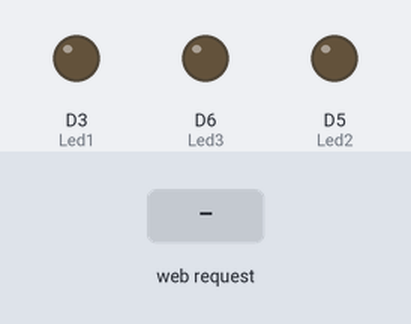
A sketch run on a simulated ESP8266 (NodeMCU). On the bench: output pins drawn as LEDs (lit = HIGH). The inputs (shaded band) are chosen by the test bench. WiFi joins after 1.5 s; servers stay silent unless stated; what the sketch prints to the serial monitor is not drawn.

Above: at 2.8 s.
2.9 s: HTTP request GET /led1 received
At 3.7 s:
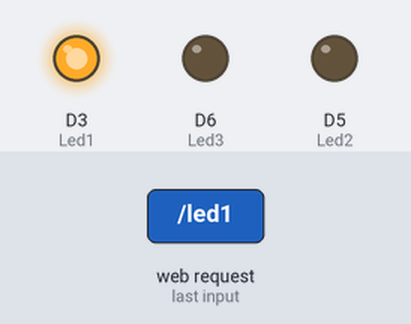
4.4 s: HTTP request GET /led2 received
At 4.8 s:
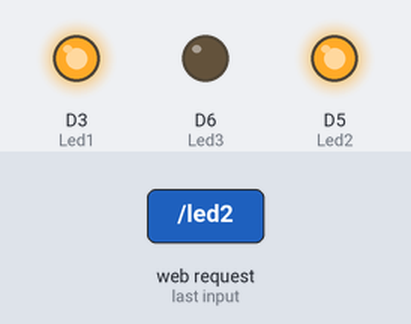
5.9 s: HTTP request GET /led3 received
At 7.1 s:
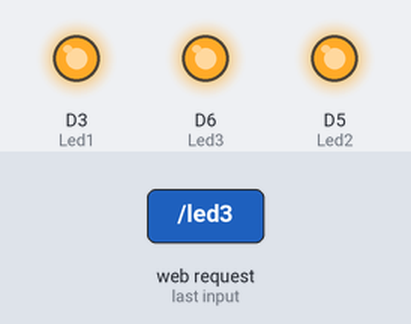
7.4 s: HTTP request GET /led1 received
At 8.3 s:
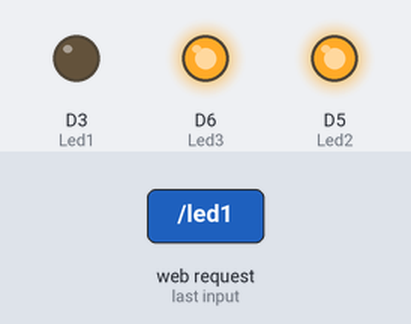
8.9 s: HTTP request GET /led2 received
At 9.4 s:
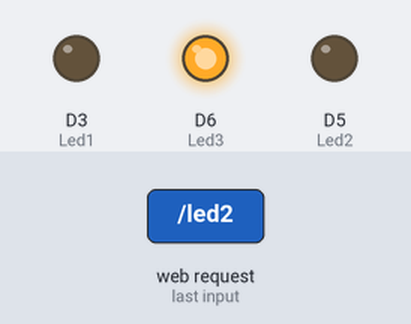
Timing chart, 0 to 11.4 s (numbered marks = the images above; inputs shaded):
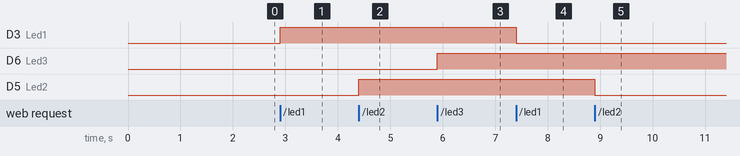

Measured:
- after the input at 2.9 s, D3 (Led1): LOW → HIGH at once
- after the input at 4.4 s, D5 (Led2): LOW → HIGH at once
- after the input at 5.9 s, D6 (Led3): LOW → HIGH at once
- after the input at 7.4 s, D3 (Led1): HIGH → LOW at once
- after the input at 8.9 s, D5 (Led2): HIGH → LOW at once

The sketch:

les3_webserver_startcode.ino
```cpp
// import the needed libraries
#include <ESP8266WiFi.h>
#include <WiFiClient.h>
#include <ESP8266WebServer.h>
ESP8266WebServer server(80); // maak een instantie van de webserver op poort 80

// LED pins
uint8_t Led1 = D3; //LED indicator
uint8_t Led2 = D5; //LED indicator
uint8_t Led3 = D6; //LED indicator

// status of each led
bool led1Status = false; //toggle led on/off
bool led2Status = false; //toggle led on/off
bool led3Status = false; //toggle led on/off

// your data
String studentName = "Damian Pietrzak 34666"; // jouw naam +  student nummer
const char* ssid = "TechLab";
const char* password = "techlabMA";

void wifiConnect(){
  WiFi.begin(ssid, password); // connect to wifi ssid with password
  while (WiFi.status() != WL_CONNECTED) {
      delay(1000); // wait 1 sec
      Serial.print("Connecting..");
      }
  //if connected
  Serial.print("\r\nConnected: SSID: ");
  Serial.print(ssid);
  Serial.print("    IP address: ");
  Serial.println(WiFi.localIP());

  server.begin();
  Serial.println("HTTP server started");
 }


void handleRoot() {
  // send text/html back to the connected client
  server.send(200, "text/html", "<h3>Groetjes van Duurzaam Huis! mijnnaam is: " + studentName +
  "<h3> <form action=\"/led1\" method=\"GET\"><input type=\"submit\" name=\"GET_LED1\" value=\"Toggle Led1\"></form> " +
  "<form action=\"/led2\" method=\"GET\"><input type=\"submit\" name=\"GET_LED2\" value=\"Toggle Led2\"></form> " +
  "<form action=\"/led3\" method=\"GET\"><input type=\"submit\" name=\"GET_LED3\" value=\"Toggle Led3\"></form> "
  );

}

// requested url not found
void handleNotFound(){
  String message = "File Not Found\n\n";
  server.send(404, "text/plain", message);
}

void setup(){
  // Setup your LED's Here!

  pinMode(Led1, OUTPUT);
  pinMode(Led2, OUTPUT);
  pinMode(Led3, OUTPUT);


  Serial.begin(115200);      //  Start de serial monitor

/*
 * Webserver functionaliteit
 *  server.on("/"
 *  server.on("/easter_egg"
 *  server.on("/led1"
 *  server.onNotFound
 */

  // server.on("/RequestedURL") activates and calls a function when a client types in this specific url
  server.on("/", handleRoot);

  server.on("/easter_egg", [](){
        server.send(200, "text/plain", "hoera dit werkt");
    });

  server.on("/led1", [](){
    if(!led1Status && !digitalRead(Led1)){
      server.send(200, "text/plain", "led1 on");
      digitalWrite(Led1, HIGH); // led 1 on
      led1Status = true;
    } else{
          server.send(200, "text/plain", "led1 off");
      digitalWrite(Led1, LOW); // led 1 off
      led1Status = false;
    }
  });

  server.on("/led2", [](){
    if(!led2Status && !digitalRead(Led2)){
      server.send(200, "text/plain", "led2 on");
      digitalWrite(Led2, HIGH); // led 2 on
      led2Status = true;
    } else{
          server.send(200, "text/plain", "led2 off");
      digitalWrite(Led2, LOW); // led 2 off
      led2Status = false;
    }
  });

  server.on("/led3", [](){
    if(!led3Status && !digitalRead(Led3)){
      server.send(200, "text/plain", "led3 on");
      digitalWrite(Led3, HIGH); // led 3 on
      led3Status = true;
    } else{
          server.send(200, "text/plain", "led3 off");
      digitalWrite(Led3, LOW); // led 3 off
      led3Status = false;
    }
  });

  server.onNotFound(handleNotFound);
}

void loop(){
  if (WiFi.status() != WL_CONNECTED) wifiConnect();// reconnect Wifi if necessary
  server.handleClient();
}
```
